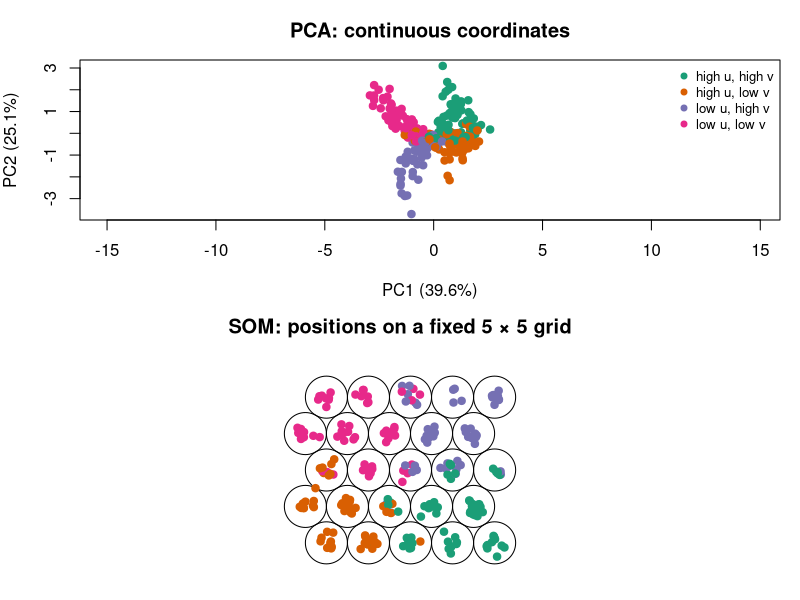
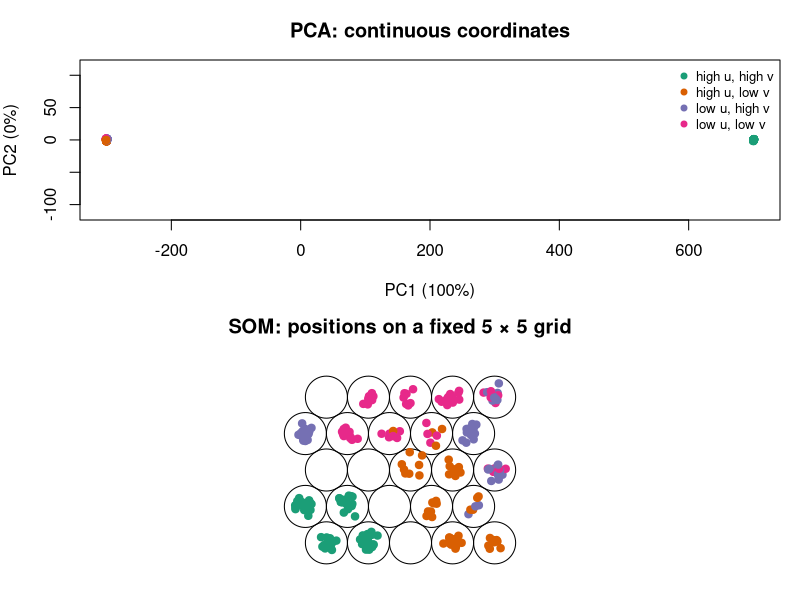

Here is the R script that generated these plots, in order:
## ---- chunk 1
#| label: setup
#| include: false

library(tibble)
library(dplyr)
library(tidyr)
library(purrr)
library(ggplot2)
library(cowplot)
library(ggrepel)

knitr::opts_chunk$set(
  fig.align = "center",
  out.width = "80%"
)

make_som_toy_data <- function(n = 300, seed = 5077) {
  set.seed(seed)

  u <- runif(n, min = -1, max = 1)
  v <- runif(n, min = -1, max = 1)

  x1 <- u + rnorm(n, sd = 0.10)
  x2 <- v + rnorm(n, sd = 0.10)
  x3 <- sin(pi * u) + cos(pi * v) + rnorm(n, sd = 0.15)
  x4 <- u * v + rnorm(n, sd = 0.08)

  group <- case_when(
    u >= 0 & v >= 0 ~ "high u, high v",
    u < 0 & v >= 0 ~ "low u, high v",
    u < 0 & v < 0 ~ "low u, low v",
    TRUE ~ "high u, low v"
  )

  tibble(
    observation = seq_len(n),
    u = u,
    v = v,
    group = group,
    x1 = x1,
    x2 = x2,
    x3 = x3,
    x4 = x4
  )
}

make_som_grid <- function(n_rows = 8, n_cols = 8) {
  expand.grid(
    row = seq_len(n_rows),
    col = seq_len(n_cols)
  ) |>
    as_tibble() |>
    mutate(unit = row_number()) |>
    select(unit, row, col)
}

initialise_codes <- function(x, grid, seed = 5077) {
  set.seed(seed)
  x <- as.matrix(x)

  selected <- sample(seq_len(nrow(x)), size = nrow(grid), replace = TRUE)

  x[selected, , drop = FALSE] +
    matrix(
      rnorm(nrow(grid) * ncol(x), sd = 0.05),
      nrow = nrow(grid),
      ncol = ncol(x)
    )
}

find_bmu <- function(x_i, codes) {
  which.min(rowSums((codes - matrix(
    x_i,
    nrow = nrow(codes),
    ncol = length(x_i),
    byrow = TRUE
  ))^2))
}

quantisation_error <- function(x, codes) {
  mean(
    apply(
      x,
      1,
      function(x_i) sqrt(min(rowSums((codes - matrix(
        x_i,
        nrow = nrow(codes),
        ncol = length(x_i),
        byrow = TRUE
      ))^2)))
    )
  )
}

train_som <- function(
  x,
  n_rows = 8,
  n_cols = 8,
  iterations = 2500,
  alpha_start = 0.35,
  alpha_end = 0.02,
  sigma_start = 4,
  sigma_end = 0.8,
  seed = 5077,
  trace_every = 100
) {
  set.seed(seed)
  x <- as.matrix(x)
  grid <- make_som_grid(n_rows = n_rows, n_cols = n_cols)
  codes <- initialise_codes(x, grid, seed = seed)

  trace_tbl <- tibble(
    iteration = 0,
    quantisation_error = quantisation_error(x, codes)
  )

  for (t in seq_len(iterations)) {
    progress <- t / iterations
    alpha_t <- alpha_start * (1 - progress) + alpha_end * progress
    sigma_t <- sigma_start * (1 - progress) + sigma_end * progress

    i <- sample(seq_len(nrow(x)), size = 1)
    x_i <- x[i, ]

    bmu <- find_bmu(x_i, codes)

    grid_distance <- sqrt(
      (grid$row - grid$row[bmu])^2 +
        (grid$col - grid$col[bmu])^2
    )

    h <- exp(-(grid_distance^2) / (2 * sigma_t^2))

    for (j in seq_len(nrow(codes))) {
      codes[j, ] <- codes[j, ] + alpha_t * h[j] * (x_i - codes[j, ])
    }

    if (t %% trace_every == 0) {
      trace_tbl <- bind_rows(
        trace_tbl,
        tibble(
          iteration = t,
          quantisation_error = quantisation_error(x, codes)
        )
      )
    }
  }

  list(
    grid = grid,
    codes = codes,
    trace = trace_tbl
  )
}

assign_bmus <- function(x, som_fit) {
  x <- as.matrix(x)

  tibble(
    observation = seq_len(nrow(x)),
    unit = apply(
      x,
      1,
      function(x_i) find_bmu(x_i, som_fit$codes)
    )
  ) |>
    left_join(som_fit$grid, by = "unit")
}

make_code_table <- function(som_fit, variable_names) {
  as_tibble(som_fit$codes) |>
    setNames(variable_names) |>
    mutate(unit = row_number()) |>
    left_join(som_fit$grid, by = "unit") |>
    pivot_longer(
      cols = all_of(variable_names),
      names_to = "variable",
      values_to = "prototype_value"
    )
}

make_u_matrix <- function(som_fit) {
  grid <- som_fit$grid
  codes <- som_fit$codes

  avg_neighbour_distance <- purrr::map_dbl(
    seq_len(nrow(grid)),
    function(j) {
      neighbour_id <- which(
        abs(grid$row - grid$row[j]) +
          abs(grid$col - grid$col[j]) == 1
      )

      if (length(neighbour_id) == 0) {
        return(NA_real_)
      }

      mean(
        purrr::map_dbl(
          neighbour_id,
          function(k) sqrt(sum((codes[j, ] - codes[k, ])^2))
        )
      )
    }
  )

  grid |>
    mutate(u_distance = avg_neighbour_distance)
}

manual_update_example <- function() {
  prototypes_before <- tibble(
    unit = c("A", "B", "C"),
    x = c(-1.2, 0.1, 1.3),
    y = c(0.0, 0.2, 0.0),
    h = c(0.5, 1.0, 0.5)
  )

  x_i <- c(0.0, 1.2)
  alpha <- 0.45

  prototypes_after <- prototypes_before |>
    mutate(
      x = x + alpha * h * (x_i[1] - x),
      y = y + alpha * h * (x_i[2] - y),
      stage = "after update"
    )

  prototypes_before |>
    mutate(stage = "before update") |>
    bind_rows(prototypes_after) |>
    mutate(
      stage = factor(stage, levels = c("before update", "after update"))
    )
}
## ---- chunk 2
#| label: fig-continuous-pca-discrete-som
#| code-fold: true
#| code-summary: "Show PCA and SOM code"
#| fig-width: 8
#| fig-height: 10
#| out-width: "75%"
#| fig-cap: "PCA gives continuous coordinates, whereas a SOM maps observations to positions on a fixed grid."

# Generate the same four-dimensional data for both methods
context_data <- make_som_toy_data(
  n = 250,
  seed = 5077
)

x_context <- context_data |>
  select(x1, x2, x3, x4) |>
  scale()

# Use consistent colours in both displays
group_levels <- sort(unique(context_data$group))

group_colours <- setNames(
  c("#1B9E77", "#D95F02", "#7570B3", "#E7298A"),
  group_levels
)

observation_colours <- unname(
  group_colours[context_data$group]
)

# PCA
pca_context <- prcomp(
  x_context,
  center = FALSE,
  scale. = FALSE
)

pca_scores <- pca_context$x[, 1:2]

variance_explained <- 100 *
  pca_context$sdev^2 /
  sum(pca_context$sdev^2)

# SOM with a fixed 5 by 5 hexagonal grid
set.seed(5077)

som_context <- kohonen::som(
  x_context,
  grid = kohonen::somgrid(
    xdim = 5,
    ydim = 5,
    topo = "hexagonal"
  ),
  rlen = 200,
  alpha = c(0.05, 0.01),
  keep.data = TRUE
)

# Display the two representations one below the other
par(
  mfrow = c(2, 1),
  mar = c(4, 4, 3, 1)
)

plot(
  pca_scores,
  col = observation_colours,
  pch = 19,
  asp = 1,
  xlab = paste0(
    "PC1 (",
    round(variance_explained[1], 1),
    "%)"
  ),
  ylab = paste0(
    "PC2 (",
    round(variance_explained[2], 1),
    "%)"
  ),
  main = "PCA: continuous coordinates"
)

legend(
  "topright",
  legend = group_levels,
  col = group_colours[group_levels],
  pch = 19,
  bty = "n",
  cex = 0.8
)

plot(
  som_context,
  type = "mapping",
  pchs = 19,
  col = observation_colours,
  main = "SOM: positions on a fixed 5 × 5 grid",
  keepMargins = TRUE
)
## ---- chunk 3
#| label: fig-continuous-pca-discrete-som-extreme
#| code-fold: true
#| code-summary: "Show PCA and SOM code"
#| fig-width: 8
#| fig-height: 10
#| out-width: "75%"
#| fig-cap: "PCA gives continuous coordinates, whereas a SOM maps observations to positions on a fixed grid."

# Generate the same four-dimensional data for both methods
context_data <- context_data |>
  dplyr::mutate(
    x2 = ifelse(group == "high u, high v", x2 + 1e3, x2)
  )

x_context <- context_data |>
  select(x1, x2, x3, x4) |>
  scale(scale = FALSE)

# Use consistent colours in both displays
group_levels <- sort(unique(context_data$group))

group_colours <- setNames(
  c("#1B9E77", "#D95F02", "#7570B3", "#E7298A"),
  group_levels
)

observation_colours <- unname(
  group_colours[context_data$group]
)

# PCA
pca_context <- prcomp(
  x_context,
  center = FALSE,
  scale. = FALSE
)

pca_scores <- pca_context$x[, 1:2]

variance_explained <- 100 *
  pca_context$sdev^2 /
  sum(pca_context$sdev^2)

# SOM with a fixed 5 by 5 hexagonal grid
set.seed(5077)

som_context <- kohonen::som(
  x_context,
  grid = kohonen::somgrid(
    xdim = 5,
    ydim = 5,
    topo = "hexagonal"
  ),
  rlen = 200,
  alpha = c(0.05, 0.01),
  keep.data = TRUE
)

# Display the two representations one below the other
par(
  mfrow = c(2, 1),
  mar = c(4, 4, 3, 1)
)

plot(
  pca_scores,
  col = observation_colours,
  pch = 19,
  asp = 1,
  xlab = paste0(
    "PC1 (",
    round(variance_explained[1], 1),
    "%)"
  ),
  ylab = paste0(
    "PC2 (",
    round(variance_explained[2], 1),
    "%)"
  ),
  main = "PCA: continuous coordinates"
)

legend(
  "topright",
  legend = group_levels,
  col = group_colours[group_levels],
  pch = 19,
  bty = "n",
  cex = 0.8
)

plot(
  som_context,
  type = "mapping",
  pchs = 19,
  col = observation_colours,
  main = "SOM: positions on a fixed 5 × 5 grid",
  keepMargins = TRUE
)
